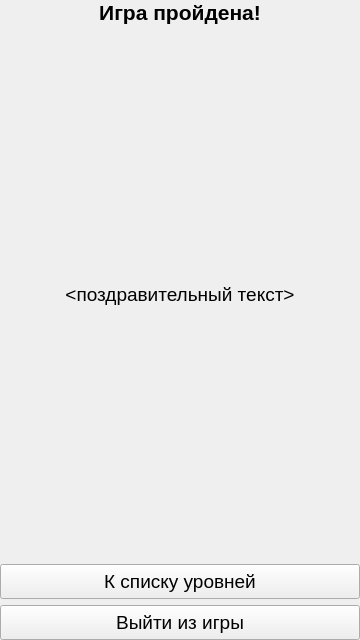
<?xml version="1.0" encoding="UTF-8"?>
<ui version="4.0">
 <class>GameOverScreen</class>
 <widget class="QWidget" name="GameOverScreen">
  <property name="geometry">
   <rect>
    <x>0</x>
    <y>0</y>
    <width>360</width>
    <height>640</height>
   </rect>
  </property>
  <property name="sizePolicy">
   <sizepolicy hsizetype="Minimum" vsizetype="Minimum">
    <horstretch>0</horstretch>
    <verstretch>0</verstretch>
   </sizepolicy>
  </property>
  <property name="windowTitle">
   <string>MetChars - Игра пройдена!</string>
  </property>
  <layout class="QVBoxLayout" name="verticalLayout">
   <property name="leftMargin">
    <number>0</number>
   </property>
   <property name="topMargin">
    <number>0</number>
   </property>
   <property name="rightMargin">
    <number>0</number>
   </property>
   <property name="bottomMargin">
    <number>0</number>
   </property>
   <item>
    <widget class="QLabel" name="game_over_label">
     <property name="sizePolicy">
      <sizepolicy hsizetype="Preferred" vsizetype="Preferred">
       <horstretch>0</horstretch>
       <verstretch>0</verstretch>
      </sizepolicy>
     </property>
     <property name="font">
      <font>
       <family>Segoe UI</family>
       <pointsize>16</pointsize>
       <weight>75</weight>
       <bold>true</bold>
      </font>
     </property>
     <property name="text">
      <string>Игра пройдена!</string>
     </property>
     <property name="alignment">
      <set>Qt::AlignHCenter|Qt::AlignTop</set>
     </property>
    </widget>
   </item>
   <item>
    <widget class="QLabel" name="game_over_text_label">
     <property name="sizePolicy">
      <sizepolicy hsizetype="Preferred" vsizetype="Preferred">
       <horstretch>0</horstretch>
       <verstretch>1</verstretch>
      </sizepolicy>
     </property>
     <property name="font">
      <font>
       <family>Segoe UI</family>
       <pointsize>14</pointsize>
      </font>
     </property>
     <property name="text">
      <string>&lt;поздравительный текст&gt;</string>
     </property>
     <property name="alignment">
      <set>Qt::AlignCenter</set>
     </property>
     <property name="wordWrap">
      <bool>true</bool>
     </property>
    </widget>
   </item>
   <item>
    <widget class="QPushButton" name="go_levels_btn">
     <property name="sizePolicy">
      <sizepolicy hsizetype="Minimum" vsizetype="Fixed">
       <horstretch>0</horstretch>
       <verstretch>1</verstretch>
      </sizepolicy>
     </property>
     <property name="font">
      <font>
       <family>Segoe UI</family>
       <pointsize>14</pointsize>
       <weight>50</weight>
       <bold>false</bold>
      </font>
     </property>
     <property name="styleSheet">
      <string notr="true">padding: 5px;</string>
     </property>
     <property name="text">
      <string>К списку уровней</string>
     </property>
    </widget>
   </item>
   <item>
    <widget class="QPushButton" name="exit_btn">
     <property name="sizePolicy">
      <sizepolicy hsizetype="Minimum" vsizetype="Fixed">
       <horstretch>0</horstretch>
       <verstretch>1</verstretch>
      </sizepolicy>
     </property>
     <property name="font">
      <font>
       <family>Segoe UI</family>
       <pointsize>14</pointsize>
       <weight>50</weight>
       <bold>false</bold>
      </font>
     </property>
     <property name="styleSheet">
      <string notr="true">padding: 5px;</string>
     </property>
     <property name="text">
      <string>Выйти из игры</string>
     </property>
    </widget>
   </item>
  </layout>
 </widget>
 <resources/>
 <connections/>
</ui>
